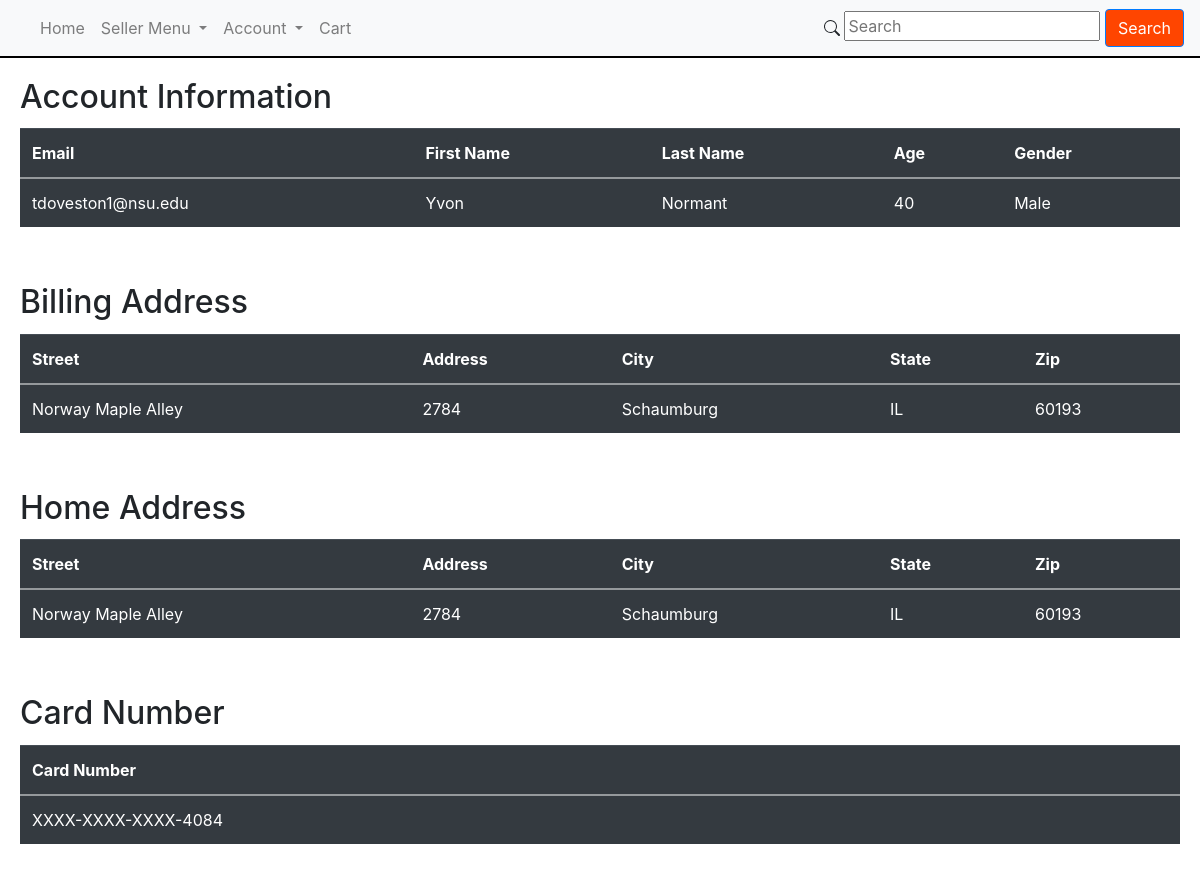
/account (signed in), run on the app's committed database.
### tables this page shows
CREATE TABLE Buyers(email TEXT NOT NULL PRIMARY KEY, first_name TEXT NOT NULL, last_name TEXT NOT NULL, gender TEXT NOT NULL, age INT NOT NULL, home_address_id INT NOT NULL, billing_address_id INT NOT NULL, FOREIGN KEY (email) REFERENCES Users (email) );

CREATE TABLE Address(address_id TEXT NOT NULL PRIMARY KEY, zipcode INT NOT NULL, street_num INT NOT NULL, street_name TEXT NOT NULL, FOREIGN KEY (zipcode) REFERENCES Zipcode_Info (zipcode) );

CREATE TABLE Zipcode_Info(zipcode INT NOT NULL PRIMARY KEY, city TEXT NOT NULL, state_id INT NOT NULL, population INT NOT NULL, density INT NOT NULL, county_name TEXT NOT NULL, timezone TEXT NOT NULL);

### app.py (the view)
@app.route('/account', methods=['GET', 'POST'])
def account():
    if session.returnIsVendor() == 1:
        return redirect('/')
    if session.returnIsBuyer() == 1:
        personal = personalDetails_request(session.returnUserID(), session.returnHashedPassword())
        billing = billingAddrDetails_request(session.returnUserID(), session.returnHashedPassword())
        home = homeAddrDetails_request(session.returnUserID(), session.returnHashedPassword())
        payments = paymentDetails_request(session.returnUserID(), session.returnHashedPassword())
        return render_template('account.html', personal=personal, billing=billing,home=home, payments=payments)
    return redirect('/')

### app.py (called while the page is built)
def personalDetails_request(emailaddress, password):
    connection = sql.connect('database.db')
    cursor = connection.execute('SELECT Buyers.email, Buyers.first_name, Buyers.last_name, Buyers.age, Buyers.gender FROM Users JOIN Buyers ON Buyers.email = Users.email WHERE Users.email =''?'' AND Users.password =''?'';', (emailaddress, password))
    return cursor.fetchall()

def billingAddrDetails_request(emailaddress, password):
    connection = sql.connect('database.db')
    cursor = connection.execute('SELECT Address.street_name, Address.street_num, Zipcode_Info.city, Zipcode_Info.state_id, Address.zipcode FROM Users LEFT JOIN Buyers ON Buyers.email = Users.email LEFT JOIN Address ON Buyers.billing_address_id = Address.address_ID LEFT JOIN Zipcode_Info ON Zipcode_Info.zipcode = Address.zipcode WHERE Users.email =''?'' AND Users.password =''?'';', (emailaddress, password))
    return cursor.fetchall()

def homeAddrDetails_request(emailaddress, password):
    connection = sql.connect('database.db')
    cursor = connection.execute('SELECT Address.street_name, Address.street_num, Zipcode_Info.city, Zipcode_Info.state_id, Address.zipcode FROM Users LEFT JOIN Buyers ON Buyers.email = Users.email LEFT JOIN Address ON Buyers.billing_address_id = Address.address_ID LEFT JOIN Zipcode_Info ON Zipcode_Info.zipcode = Address.zipcode WHERE Users.email =''?'' AND Users.password =''?'';', (emailaddress, password))
    return cursor.fetchall()

def paymentDetails_request(emailaddress, password):
    connection = sql.connect('database.db')
    cursor = connection.execute('SELECT substr(Credit_Cards.credit_card_num, 16,4) FROM Users LEFT JOIN Buyers ON Buyers.email = Users.email LEFT JOIN Credit_Cards ON Credit_Cards.owner_email = Buyers.email WHERE Users.email =''?'' AND Users.password =''?'';', (emailaddress, password))
    return cursor.fetchone()

### session.py (called while the page is built)
    def returnHashedPassword(self):
        return self.password

    def returnUserID(self):
        return self.userID

    def returnIsSeller(self):
        return self.isSeller

    def returnIsBuyer(self):
        return self.isBuyer

    def returnIsVendor(self):
        return self.isVendor

### templates/account.html (shortened to what this page needs)
<!DOCTYPE html>
<html lang="en" dir="ltr">
    <head>
        <link rel="stylesheet" href="https://stackpath.bootstrapcdn.com/bootstrap/4.4.1/css/bootstrap.min.css"
>
        <link rel="stylesheet" type="text/css" href="{{ url_for('static', filename='css/styles.css') }}" />
        <link rel="stylesheet" href="https://cdnjs.cloudflare.com/ajax/libs/bootstrap/4.5.3/css/bootstrap.min.css" />
    </head>
    <body>
		<nav class="navbar navbar-expand-lg navbar-light bg-light">
		  	<div class="collapse navbar-collapse" id="navbarSupportedContent">
		    	<ul class="navbar-nav mr-auto">
             	{% for item in navbar %}
				{% if item.sublinks %}
			      	<li class="nav-item dropdown">
			        	<a class="nav-link dropdown-toggle" href="#" id="navbarDropdown" role="button" data-toggle="dropdown" aria-haspopup="true" aria-expanded="false">
				          	{{item.text}}
			        	</a>
			      	</li>
			  		{% elif item.url %}
			      	<li class="nav-item">
			        	<a class="nav-link" href="{{item.url}}">{{item.text}}</a>
			      	</li>
		      		{% endif %}
		      		{% endfor %}
		      	</ul>
		  	</div>
		  	<form action="/search" method="POST">
                  <input type="text" name="search" placeholder="Search">
				<button type="submit" class="btn btn-primary" style="background-color: orangered;">Search</button>
			</form>
		</nav>
		<div style="margin: 0px; padding: 0px; background-color: black; color: black; height: 2px !important; width: 100% important;"></div>
        <div class="card-body">
            <h2 class="card-title">Account Information</h2>
            <table class="table table-dark">
                <tr>
                    <th scope="col">Email</th>
                    <th scope="col">First Name</th>
                    <th scope="col">Last Name</th>
                    <th scope="col">Age</th>
                    <th scope="col">Gender</th>
                </tr>
                <tbody>
                {% for email, first_name, last_name, age, gender in personal %}
                    <tr>
                        <td> {{ email }} </td>
                        <td> {{ first_name }} </td>
                        <td> {{ last_name }} </td>
                        <td> {{ age }} </td>
                        <td> {{ gender }} </td>
                    </tr>
                {% endfor %}
                </tbody>
            </table>
        </div>
        <div class="card-body">
            <h2 class="card-title">Billing Address</h2>
            <table class="table table-dark">
                <tr>
                    <th scope="col">Street</th>
                    <th scope="col">Address</th>
                    <th scope="col">City</th>
                    <th scope="col">State</th>
                    <th scope="col">Zip</th>
                </tr>
                <tbody>
                {% for street_name, street_num, city, state_id, zipcode in billing %}
                    <tr>
                        <td> {{ street_name }} </td>
                        <td> {{ street_num }} </td>
                        <td> {{ city }} </td>
                        <td> {{ state_id }} </td>
                        <td> {{ zipcode }} </td>
                    </tr>
                {% endfor %}
                </tbody>
            </table>
        </div>
        <div class="card-body">
            <h2 class="card-title">Home Address</h2>
            <table class="table table-dark">
                <tr>
                    <th scope="col">Street</th>
                    <th scope="col">Address</th>
                    <th scope="col">City</th>
                    <th scope="col">State</th>
                    <th scope="col">Zip</th>
                </tr>
                <tbody>
                {% for street_name, street_num, city, state_id, zipcode in home %}
                    <tr>
                        <td> {{ street_name }} </td>
                        <td> {{ street_num }} </td>
                        <td> {{ city }} </td>
                        <td> {{ state_id }} </td>
                        <td> {{ zipcode }} </td>
                    </tr>
                {% endfor %}
                </tbody>
            </table>
        </div>
        <div class="card-body">
            <h2 class="card-title">Card Number</h2>
            <table class="table table-dark">
                <tr>
                    <th scope="col">Card Number</th>
                </tr>
                <tbody>
                {% for card_num in payments %}
                    <tr>
                        <td> XXXX-XXXX-XXXX-{{ card_num }} </td>
                    </tr>
                {% endfor %}
                </tbody>
            </table>
        </div>
    </body>
</html>

### data on the page
Buyers: email "tdoveston1@nsu.edu", first_name "Yvon", last_name "Normant", age "40", gender "Male"
Address: street_name "Norway Maple Alley", street_num "2784", city "Schaumburg", state_id "IL", zipcode "60193"

### other printed values
{{ item.text }} "Home" "Cart"
{{ item.text }} "Seller Menu" "Account"
{{ card_num }} "4084"
